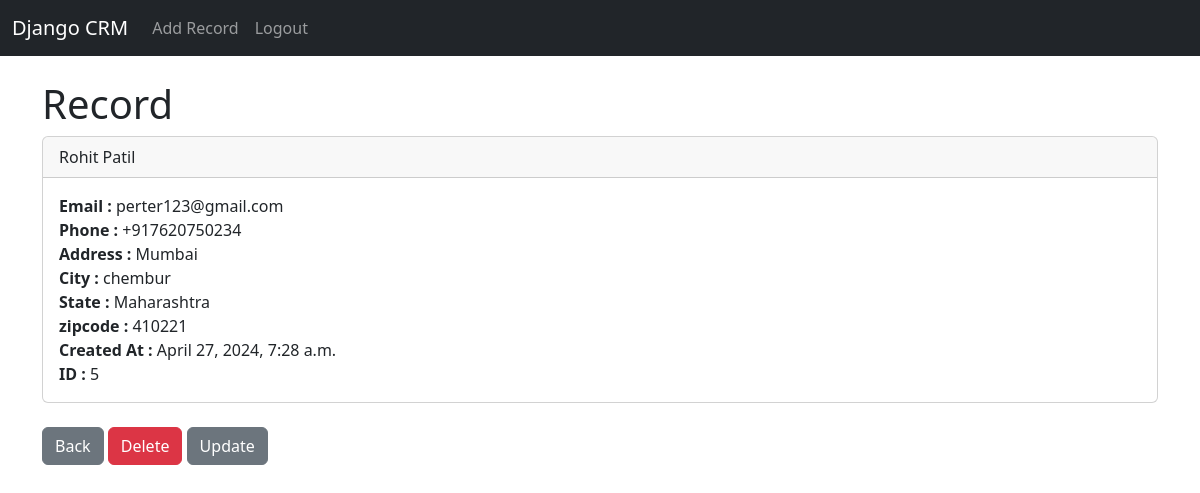
Screenshot of /record/5/ (signed in) with the database file from the repository.
### core/models.py (models this page shows, shortened)
class Record(models.Model):
    created_at = models.DateTimeField(auto_now_add=True)
    first_name = models.CharField(max_length=50)
    last_name = models.CharField(max_length=50)
    email = models.CharField(max_length=100)
    phone = models.CharField(max_length=15)
    address = models.CharField(max_length=100)
    city = models.CharField(max_length=50)
    state = models.CharField(max_length=50)
    zipcode = models.CharField(max_length=20)

### core/views.py (the view)
# urls.py: path('record/<int:id>/',views.record_user,name="record"),
def record_user(request,id):
    if request.user.is_authenticated:
        user_record = Record.objects.get(pk=id)
    return render(request,'core/record.html',{'user_record':user_record})

### core/templates/core/record.html
{% extends "core/base.html" %}
{% block content %}
<h1>Record</h1>
<div class="card">
  <div class="card-header">
    {{user_record.first_name}} {{user_record.last_name}}
  </div>
  <div class="card-body">
    <p class="card-text">
      <strong>Email :</strong> {{user_record.email}}<br>
      <strong>Phone :</strong> {{user_record.phone}}<br>
      <strong>Address :</strong> {{user_record.address}}<br>
      <strong>City :</strong> {{user_record.city}}<br>
      <strong>State :</strong> {{user_record.state}}<br>
      <strong>zipcode :</strong> {{user_record.zipcode}}<br>
      <strong>Created At :</strong> {{user_record.created_at}}<br>
      <strong>ID :</strong> {{user_record.id}}<br>
    </p>
  </div>
</div>
<br>
<a href="{% url 'home' %}" class="btn btn-secondary" >Back</a>
<a href="{% url 'delete' user_record.id %}" class="btn btn-danger" >Delete</a>
<a href="{% url 'update_record' user_record.id %}" class="btn btn-secondary" >Update</a>
{% endblock content %}

### rows the page displays
Record: first_name "Rohit", last_name "Patil", email "perter123@gmail.com", phone "+917620750234", address "Mumbai", city "chembur", state "Maharashtra", zipcode "410221", created_at "April 27, 2024, 7:28 a.m.", id "5"
